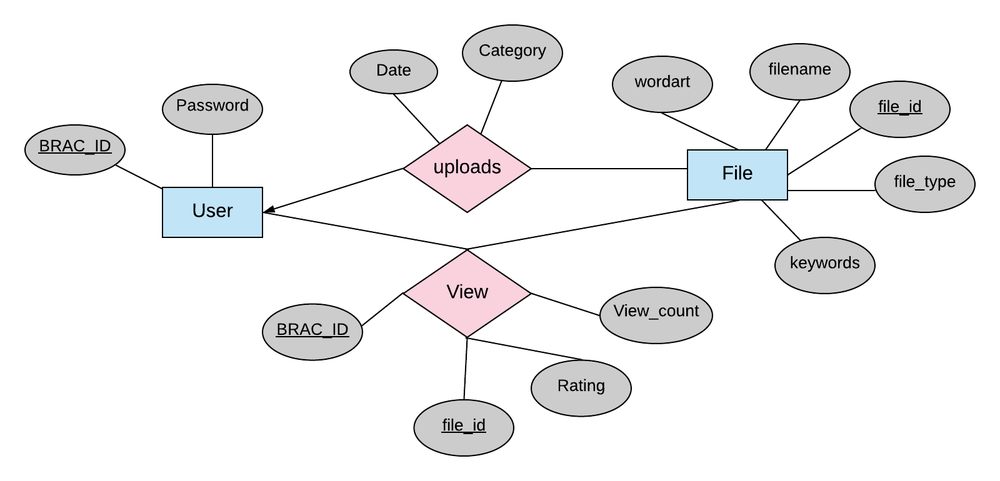
#> input picture ER.png, 1000 x 481 px, shrunk from 1600 x 770 before the run; its folder holds only this picture in this run
$ python pyimage.py --image ER.png
#> lines starting #> are read from the running program, lines starting #| are printed output that depends on the picture; after the words box and inside, x2 and y2 are one past the last pixel; in counts of white or black regions, pixels touching at a corner belong together
# import the necessary packages
from PIL import Image
import pytesseract
import argparse
import cv2
import os

# construct the argument parse and parse the arguments
ap = argparse.ArgumentParser()
ap.add_argument("-i", "--image", required=True,
	help="path to input image to be OCR'd")
ap.add_argument("-p", "--preprocess", type=str, default="thresh",
	help="type of preprocessing to be done")
args = vars(ap.parse_args())
# load the example image and convert it to grayscale
image = cv2.imread(args["image"])
#> image is the input picture: shape (481, 1000, 3); mean B, G, R 242.3, 241.7, 241.8
#image = cv2.imread("example_01.png")
gray = cv2.cvtColor(image, cv2.COLOR_BGR2GRAY)
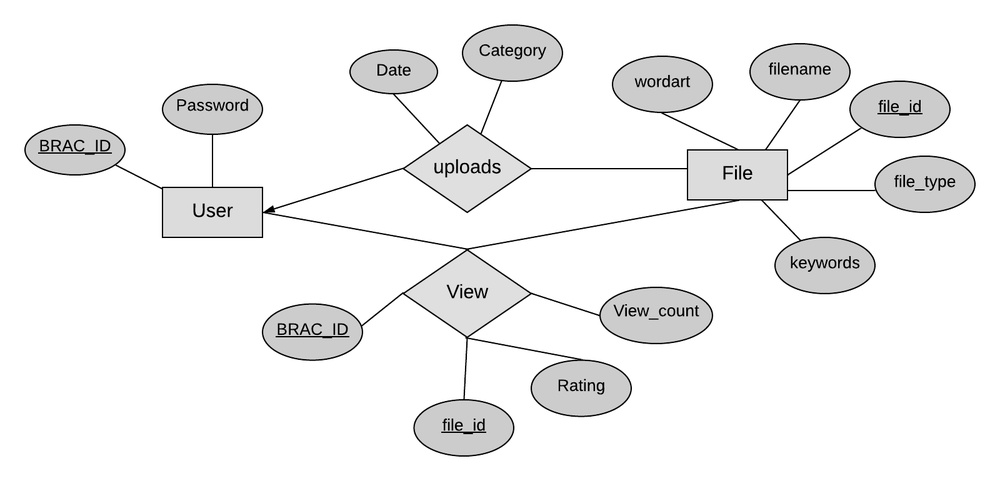
#> gray: shape (481, 1000); min 0, max 255, mean 241.8

# check to see if we should apply thresholding to preprocess the
# image
if args["preprocess"] == "thresh":
	gray = cv2.threshold(gray, 0, 255,
		cv2.THRESH_BINARY | cv2.THRESH_OTSU)[1]
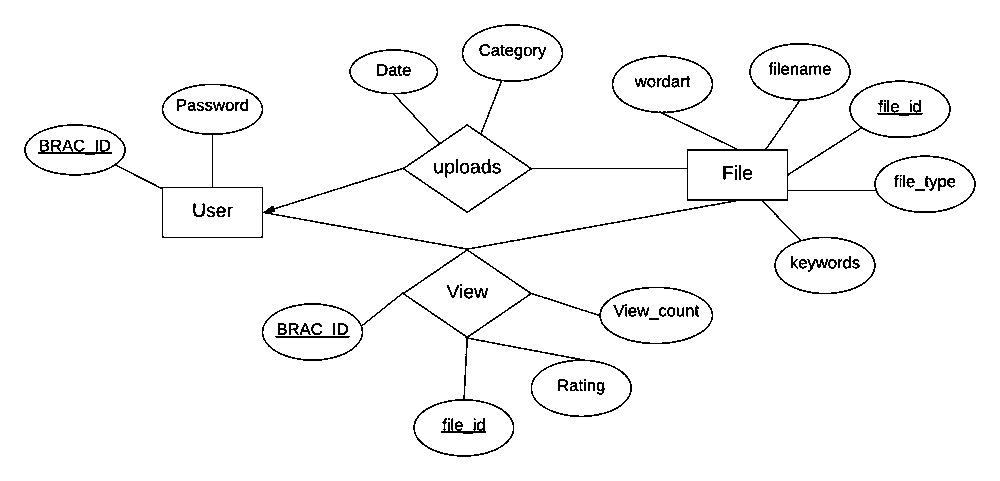
#> gray: shape (481, 1000); 96.9% white; black in thin lines or dots, all inside (x1, y1, x2, y2) = (24, 24, 976, 457)

# make a check to see if median blurring should be done to remove
# noise
elif args["preprocess"] == "blur":
	gray = cv2.medianBlur(gray, 3)

# write the grayscale image to disk as a temporary file so we can
# apply OCR to it
filename = "{}.png".format(os.getpid())
cv2.imwrite(filename, gray)
# load the image as a PIL/Pillow image, apply OCR, and then delete
# the temporary file
#> (the run stopped early here; a loop or call above may not have finished)

$ run again, on seq_upload.png
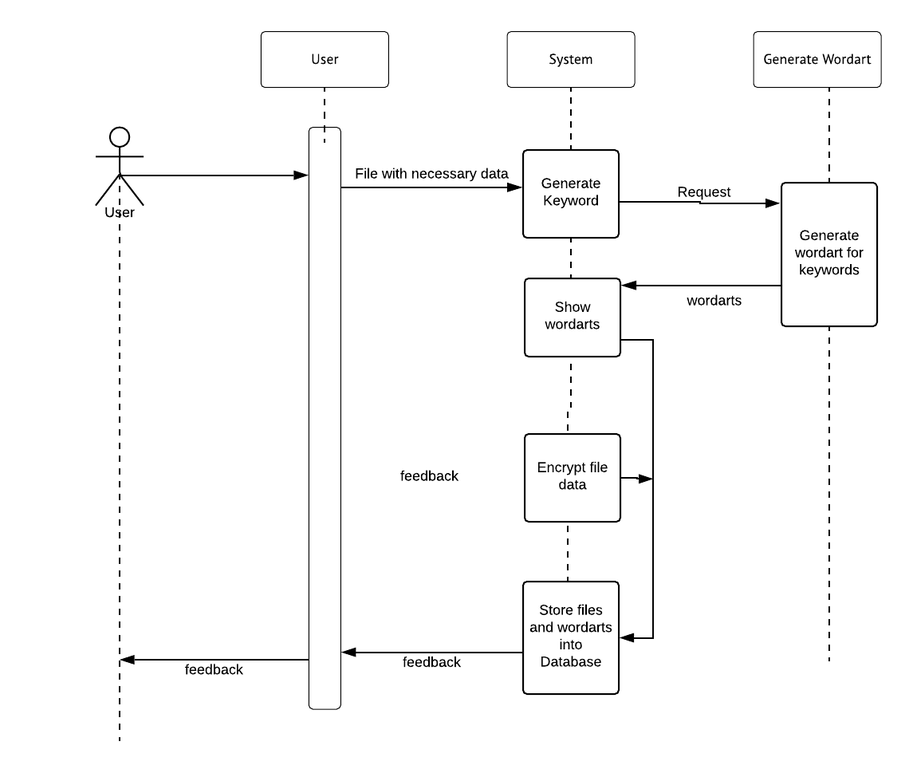
#> input picture seq_upload.png, 913 x 773 px, shrunk from 1145 x 969 before the run
#> image is the input picture: shape (773, 913, 3); min 0, max 255, mean 249.8
#> `gray = cv2.threshold(gray, 0, 255, cv2.THRESH_BINARY | cv2.THRESH_OTSU..`:
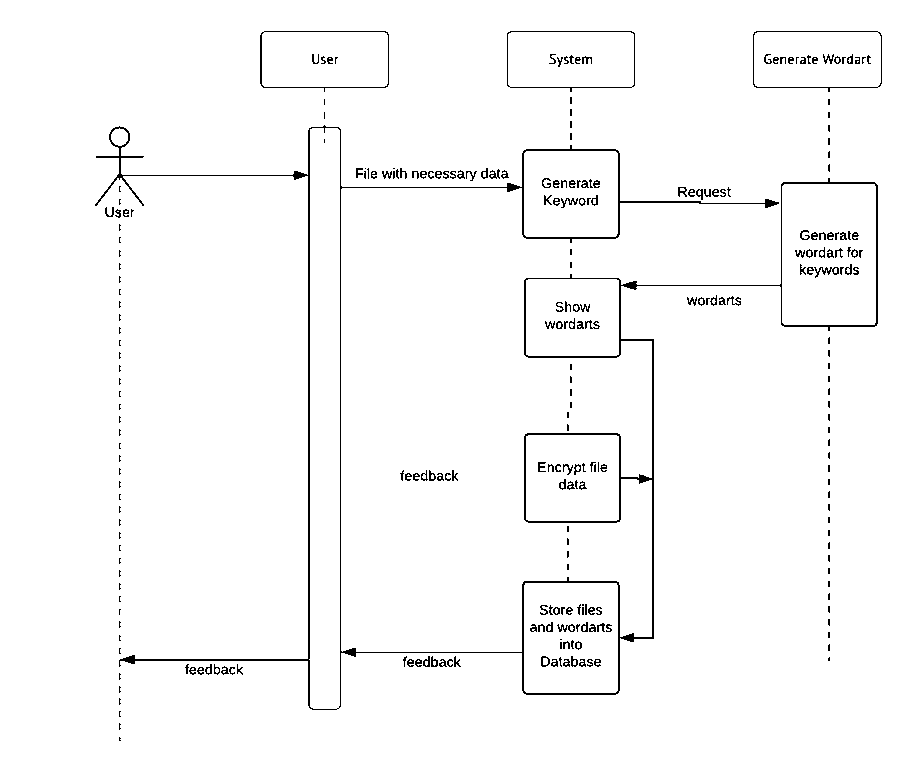
#> gray: shape (773, 913); 97.7% white; black in thin lines or dots, all inside (x1, y1, x2, y2) = (95, 31, 882, 741)

$ run again, on seq_view.png
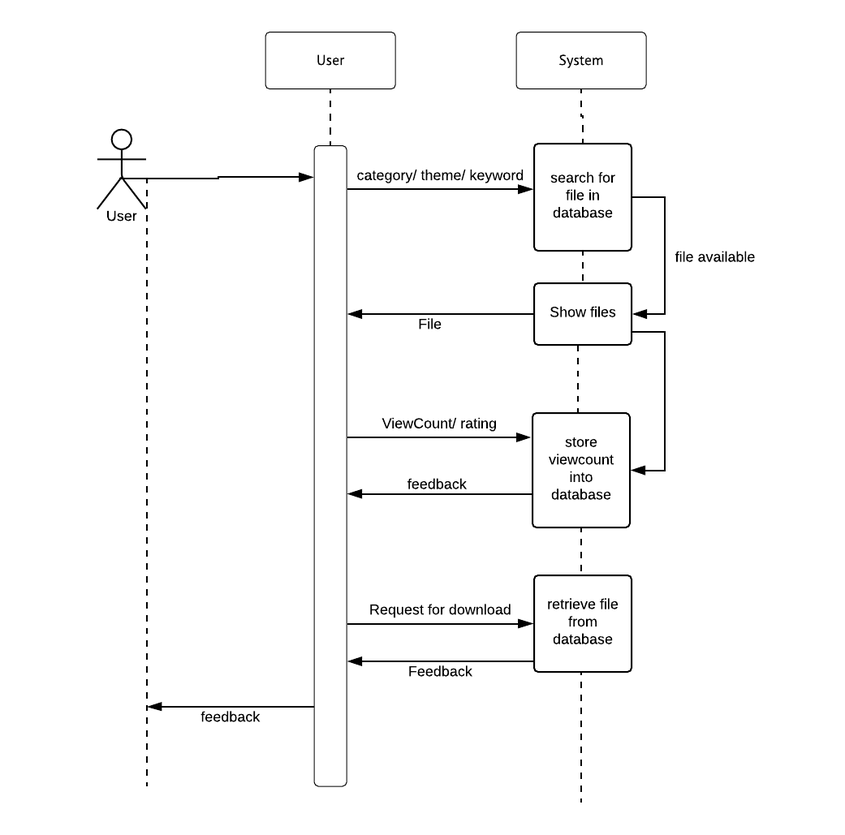
#> input picture seq_view.png, 845 x 835 px, shrunk from 1041 x 1029 before the run
#> image is the input picture: shape (835, 845, 3); min 0, max 255, mean 249.9
#> `gray = cv2.threshold(gray, 0, 255, cv2.THRESH_BINARY | cv2.THRESH_OTSU..`:
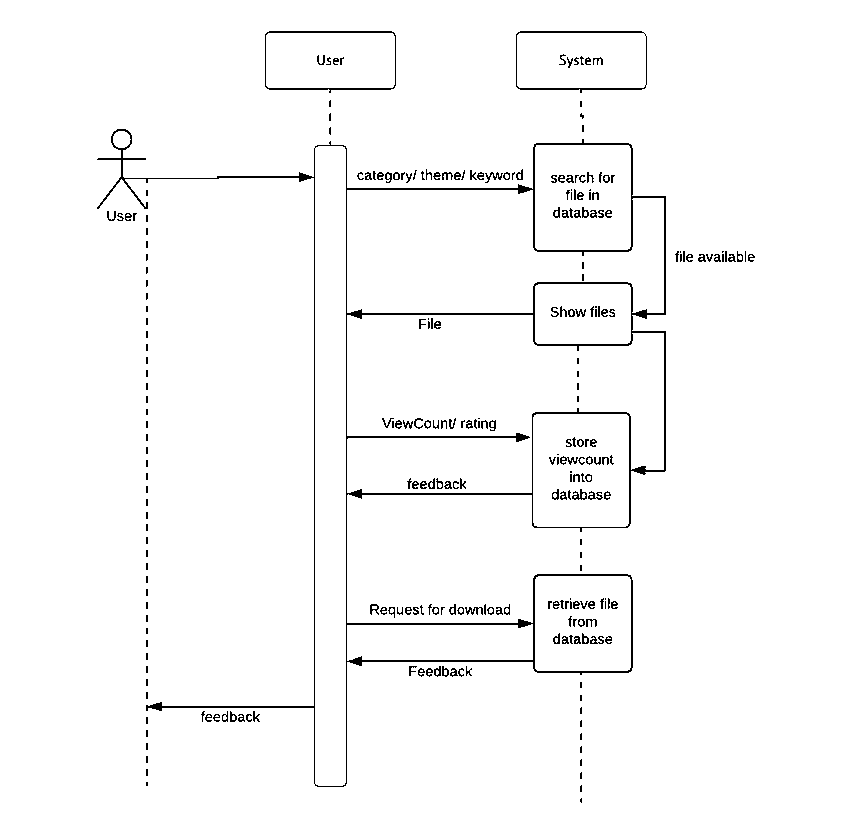
#> gray: shape (835, 845); 97.7% white; black in thin lines or dots, all inside (x1, y1, x2, y2) = (97, 31, 755, 803)

$ run again, on upload.PNG
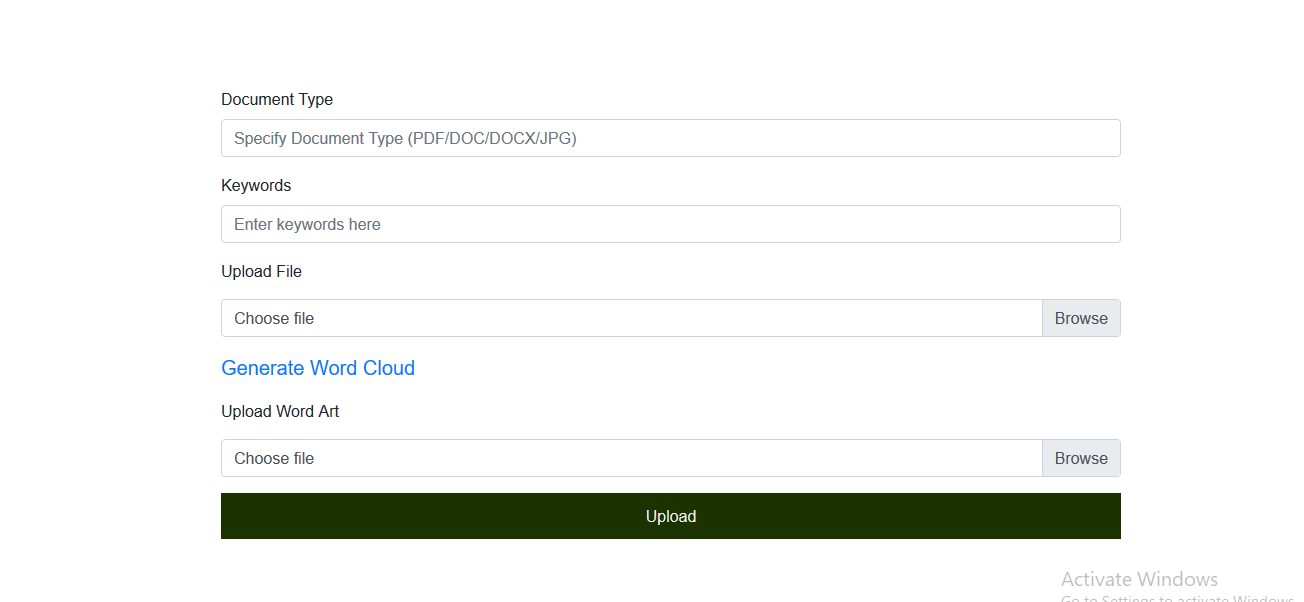
#> input picture upload.PNG, 1304 x 602 px
#> image is the input picture: shape (602, 1304, 3); mean B, G, R 240.2, 242.6, 241.1
#> `gray = cv2.cvtColor(image, cv2.COLOR_BGR2GRAY)`:
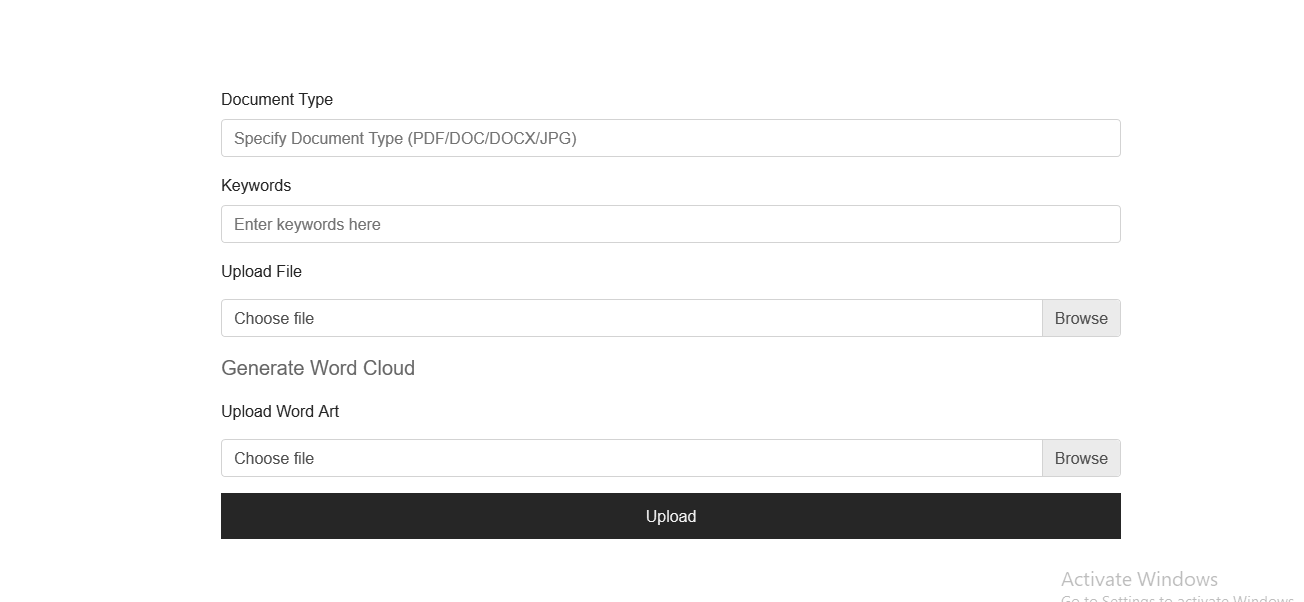
#> gray: shape (602, 1304); min 36, max 255, mean 241.9
#> `gray = cv2.threshold(gray, 0, 255, cv2.THRESH_BINARY | cv2.THRESH_OTSU..`:
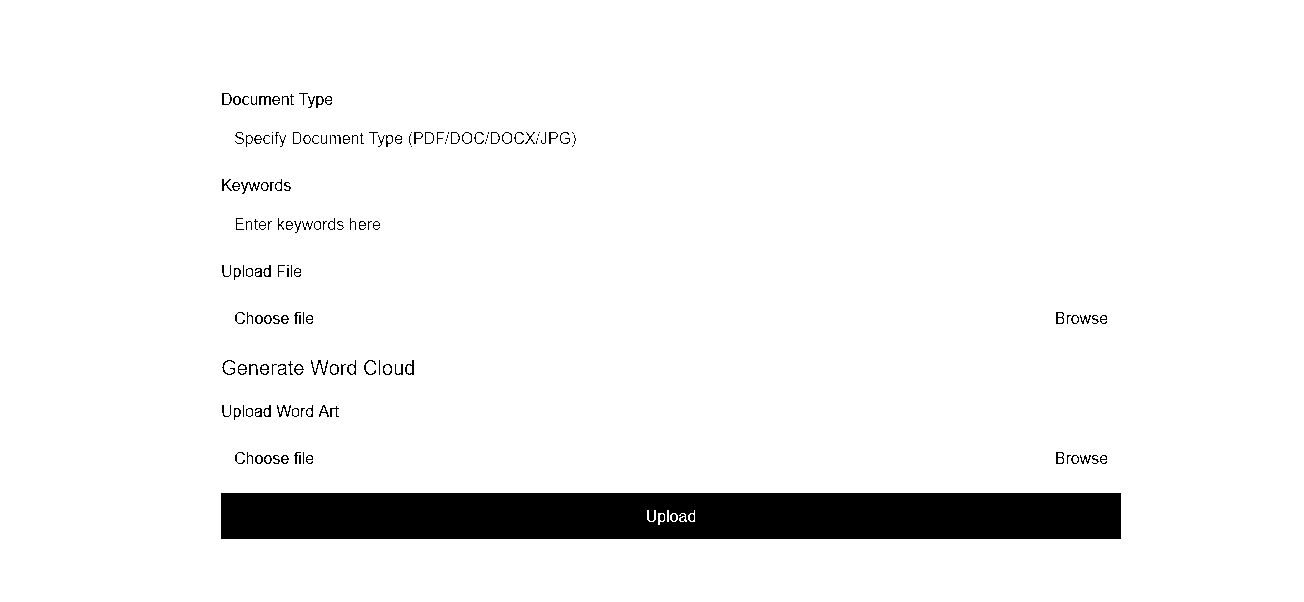
#> gray: shape (602, 1304); 94.2% white; 166 black regions (48 under 20 px), largest, box (x1, y1, x2, y2) and area: (221, 493, 1121, 539) 41104, (311, 360, 328, 375) 78, (241, 182, 260, 194) 74
